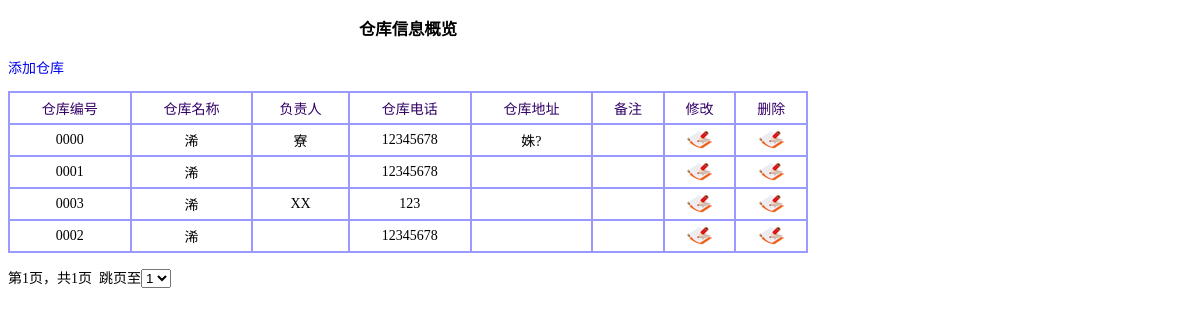
The page /basic/warehouse/warehouse_show.php (signed in) on the database as committed earlier.
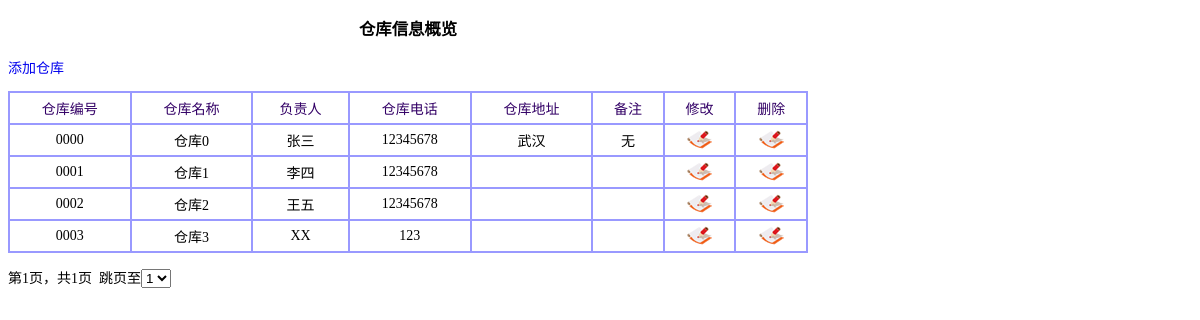
The same page on the database as committed later.
### tables this page shows
CREATE TABLE `table_warehouse` (
  `id` varchar(4) NOT NULL,
  `name` varchar(10) NOT NULL,
  `fuzeren` varchar(10) default NULL,
  `phone` varchar(8) default NULL,
  `address` varchar(50) default NULL,
  `remark` varchar(50) default NULL,
  PRIMARY KEY  (`id`,`name`)
);

### basic/warehouse/warehouse_show.php (the view, shortened to what this page needs)
<?php
    include "../include.php";
    $pagesize = 10;
    $page = $_GET['page'];
    $query="select count(*) as num from table_warehouse";
    $result = mysql_query($query) or die("Invalid query: " . mysql_error());
    $RS = mysql_fetch_array($result);
    $num = $RS['num'];
    for($i=0;$i*$pagesize<$num;$i++);
    $total=$i;
    $string_order=" order by name";
    $string_page=" limit " . $page*$pagesize . "," . ($page+1)*$pagesize;
    $query="select * from table_warehouse" . $string_order . $string_page;
    $result = mysql_query($query) or die("Invalid query: " . mysql_error());
?>
<!DOCTYPE html PUBLIC "-//W3C//DTD XHTML 1.0 Transitional//EN" "http://www.w3.org/TR/xhtml1/DTD/xhtml1-transitional.dtd">
<html xmlns="http://www.w3.org/1999/xhtml">
<head>
</head>
<body style="width:800px">
<h3 align="center">仓库信息概览</h3>
<div>
<p><a href="warehouse_add.php">添加仓库</a></p>
<table width="100%" border="1" cellspacing="0" cellpadding="5" bordercolor="#9999FF">
  <thead><tr align="center" bordercolor="#9999FF">
    <td>仓库编号</td>
    <td>仓库名称</td>
    <td>负责人</td>
    <td>仓库电话</td>
    <td>仓库地址</td>
    <td>备注</td>
    <td>修改</td>
    <td>删除</td>
  </tr></thead>
  <tbody>
  <?php
    while($RS=mysql_fetch_array($result))
    {
        echo "<tr align='center' bordercolor='#9999FF'>";
        echo "<td>".$RS['id']."</td>\n";
        echo "<td>".$RS['name']."</td>\n";
        echo "<td>".$RS['fuzeren']."</td>\n";
        echo "<td>".$RS['phone']."</td>\n";
        echo "<td>".$RS['address']."</td>\n";
        echo "<td>".$RS['remark']."</td>\n";
        echo "<td><a href='warehouse_modify.php?id=".$RS['id']."'><img src='../../image/modify.gif' alt='' border='0' /></a></td>\n";
        echo "<td><a href=\"javascript:if(confirm('确定？')) location.href='../sql_delete_bg.php?db=warehouse&id=".$RS['id']."'\">";
        echo "<img src='../../image/delete.gif' alt='' border='0' /></a></td>\n";
        echo "</tr>";
    }
?></tbody>
</table>
<p>
  <?php
$current=$page+1;
echo "第".$current."页，共".$total."页";
echo "&nbsp;&nbsp;跳页至";
echo "<select name='pagechoose' onchange='javascript:location.href=this.value;'>";
for($i=0;$i<$total;$i++){
    $string="";
    if($i==$page) $string=" selected='selected' ";
    $url_i = "warehouse_show.php?page=".$i;
    echo "<option value='".$url_i."'".$string.">". ($i+1) ."</option>" ;
    }
echo "</select>";
?>
</p></div>
</body>
</html>

Rows that differ between the two databases and show on the page:
removed table_warehouse: id "0000", name "浠", fuzeren "寮", phone "12345678", address "姝?"
removed table_warehouse: id "0001", name "浠", phone "12345678"
removed table_warehouse: id "0003", name "浠", fuzeren "XX", phone "123"
removed table_warehouse: id "0002", name "浠", phone "12345678"
added table_warehouse: id "0000", name "仓库0", fuzeren "张三", phone "12345678", address "武汉", remark "无"
added table_warehouse: id "0001", name "仓库1", fuzeren "李四", phone "12345678"
added table_warehouse: id "0002", name "仓库2", fuzeren "王五", phone "12345678"
added table_warehouse: id "0003", name "仓库3", fuzeren "XX", phone "123"
